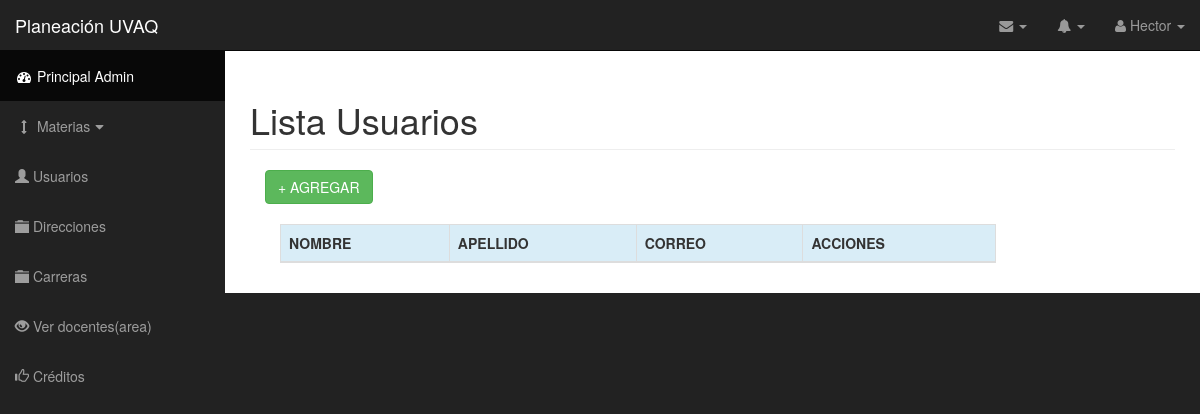
Before: /docentes.php (signed in) with the older database file.
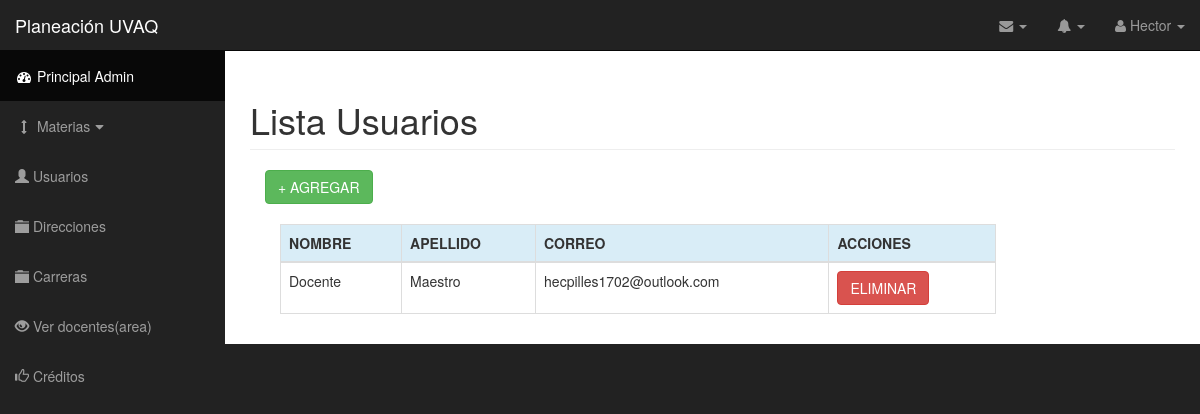
After: the same page with the newer database file.
### tables this page shows
CREATE TABLE `usuarios` (
  `id_usuario` int(11) NOT NULL,
  `usuario` varchar(20) NOT NULL,
  `nombre` varchar(40) NOT NULL,
  `apellido` varchar(40) NOT NULL,
  `pass` varchar(40) NOT NULL,
  `correo` varchar(50) NOT NULL,
  `grado_academ` varchar(50) NOT NULL,
  `formacion` varchar(40) NOT NULL,
  `admin` int(1) NOT NULL,
  `director` int(11) NOT NULL
);

### docentes.php (the view, shortened to what this page needs)
<?php include('conect.php'); ?>
<!DOCTYPE html>
<html lang="en">
    <?php include('head.php'); ?>
    <body>
        <div id="wrapper">
            <nav class="navbar navbar-inverse navbar-fixed-top" role="navigation">
                <?php include("navbarHeader.php"); include("sidebar.php"); ?>
            </nav>
            <div id="page-wrapper">
                <div class="container-fluid table-responsive">
                    <h1 class="page-header">
                    Lista Usuarios
                    </h1>
                    <div class="col-md-12">
                        <?php
                        $sql = mysqli_query($link, "SELECT * FROM usuarios where  admin = '0' and director = '0' ");
                        ?>
                        <a href="#agregarUsr" class="btn btn-success" data-toggle="modal">+ AGREGAR</a><br><br>
                        <div class="col-lg-10 col-md-10 col-sm-12 col-xs-12">
                            <table class="table table-hover table-bordered table-responsive">
                                <thead>
                                    <tr class="info">
                                        <th>NOMBRE</th>
                                        <th>APELLIDO</th>
                                        <th>CORREO</th>
                                        <th>ACCIONES</th>
                                    </tr>
                                </thead>
                                <tbody>
                                   <?php while ($row = mysqli_fetch_row($sql)) {
                                    ?>
                                    <tr>
                                        <td><?php echo $row[2]; ?></td>
                                        <td><?php echo $row[3]; ?></td>
                                        <td><?php echo $row[5]; ?></td>
                                        <td><a href="eliminarUsr.php?id_usuario=<?php echo $row[0]; ?>" class="btn btn btn-danger">ELIMINAR</a></td>
                                        </tr>
                                    <?php
                                    } ?>
                                </tbody>
                            </table>
                        </div>
                    </div>
                </div>
            </div>
        </div>
    </body>
</html>

Changed rows visible on the page:
added usuarios: nombre "Docente", apellido "Maestro", correo "hecpilles1702@outlook.com"
